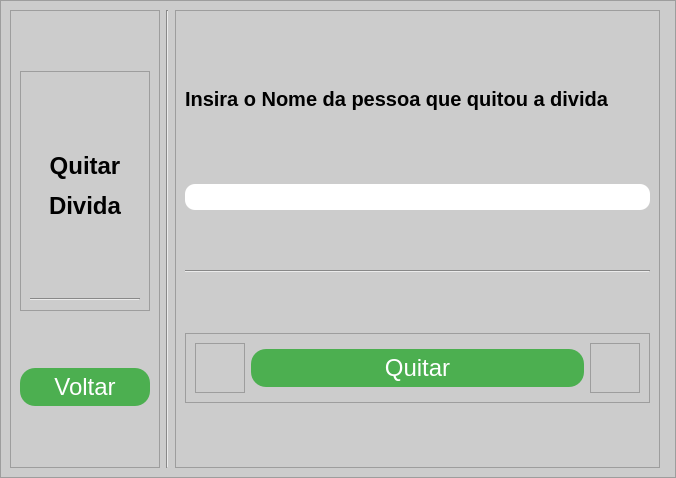
<?xml version="1.0" encoding="UTF-8"?>
<ui version="4.0">
 <class>InsertWindow</class>
 <widget class="QMainWindow" name="InsertWindow">
  <property name="geometry">
   <rect>
    <x>0</x>
    <y>0</y>
    <width>676</width>
    <height>478</height>
   </rect>
  </property>
  <property name="minimumSize">
   <size>
    <width>676</width>
    <height>478</height>
   </size>
  </property>
  <property name="maximumSize">
   <size>
    <width>676</width>
    <height>478</height>
   </size>
  </property>
  <property name="windowTitle">
   <string>Inserir dados</string>
  </property>
  <widget class="QWidget" name="centralwidget">
   <property name="minimumSize">
    <size>
     <width>0</width>
     <height>0</height>
    </size>
   </property>
   <layout class="QVBoxLayout" name="verticalLayout">
    <property name="spacing">
     <number>0</number>
    </property>
    <property name="leftMargin">
     <number>0</number>
    </property>
    <property name="topMargin">
     <number>0</number>
    </property>
    <property name="rightMargin">
     <number>0</number>
    </property>
    <property name="bottomMargin">
     <number>0</number>
    </property>
    <item>
     <widget class="QFrame" name="frame">
      <property name="minimumSize">
       <size>
        <width>0</width>
        <height>0</height>
       </size>
      </property>
      <property name="maximumSize">
       <size>
        <width>6526262</width>
        <height>16777215</height>
       </size>
      </property>
      <property name="styleSheet">
       <string notr="true">background-color: rgb(204, 204, 204);</string>
      </property>
      <property name="frameShape">
       <enum>QFrame::StyledPanel</enum>
      </property>
      <property name="frameShadow">
       <enum>QFrame::Raised</enum>
      </property>
      <layout class="QHBoxLayout" name="horizontalLayout">
       <item>
        <widget class="QFrame" name="frame_2">
         <property name="minimumSize">
          <size>
           <width>150</width>
           <height>0</height>
          </size>
         </property>
         <property name="maximumSize">
          <size>
           <width>150</width>
           <height>16777215</height>
          </size>
         </property>
         <property name="frameShape">
          <enum>QFrame::StyledPanel</enum>
         </property>
         <property name="frameShadow">
          <enum>QFrame::Raised</enum>
         </property>
         <layout class="QVBoxLayout" name="verticalLayout_3">
          <item>
           <widget class="QFrame" name="frame_8">
            <property name="maximumSize">
             <size>
              <width>16777215</width>
              <height>240</height>
             </size>
            </property>
            <property name="frameShape">
             <enum>QFrame::StyledPanel</enum>
            </property>
            <property name="frameShadow">
             <enum>QFrame::Raised</enum>
            </property>
            <layout class="QVBoxLayout" name="verticalLayout_4">
             <item>
              <widget class="QLabel" name="label_4">
               <property name="text">
                <string>&lt;html&gt;&lt;head/&gt;&lt;body&gt;&lt;p align=&quot;center&quot;&gt;&lt;span style=&quot; font-size:18pt; font-weight:600;&quot;&gt;Quitar&lt;/span&gt;&lt;/p&gt;&lt;p align=&quot;center&quot;&gt;&lt;span style=&quot; font-size:18pt; font-weight:600;&quot;&gt;Divida&lt;/span&gt;&lt;/p&gt;&lt;/body&gt;&lt;/html&gt;</string>
               </property>
              </widget>
             </item>
             <item>
              <widget class="Line" name="line_3">
               <property name="orientation">
                <enum>Qt::Horizontal</enum>
               </property>
              </widget>
             </item>
            </layout>
           </widget>
          </item>
          <item>
           <widget class="QPushButton" name="pushButton_2">
            <property name="styleSheet">
             <string notr="true">QPushButton{
padding: 5px 25px;
font-size: 24px;
text-align: center;
color: #fff;
background-color: #4CAF50;
border-radius: 15px;
}


QPushButton:hover{
background-color: green;
}



QPushButton:pressed{
  background-color: #3e8e41;
}</string>
            </property>
            <property name="text">
             <string>Voltar</string>
            </property>
            <property name="icon">
             <iconset>
              <normaloff>Icons/Setapratras-removebg-preview.png</normaloff>Icons/Setapratras-removebg-preview.png</iconset>
            </property>
            <property name="iconSize">
             <size>
              <width>25</width>
              <height>15</height>
             </size>
            </property>
           </widget>
          </item>
         </layout>
        </widget>
       </item>
       <item>
        <widget class="Line" name="line_2">
         <property name="orientation">
          <enum>Qt::Vertical</enum>
         </property>
        </widget>
       </item>
       <item>
        <widget class="QFrame" name="frame_4">
         <property name="frameShape">
          <enum>QFrame::StyledPanel</enum>
         </property>
         <property name="frameShadow">
          <enum>QFrame::Raised</enum>
         </property>
         <layout class="QVBoxLayout" name="verticalLayout_2">
          <item>
           <widget class="QLabel" name="label_2">
            <property name="maximumSize">
             <size>
              <width>16777215</width>
              <height>50</height>
             </size>
            </property>
            <property name="styleSheet">
             <string notr="true">background-color: rgb(204, 204, 204);
font-size:20px;
font-weight: bold;
</string>
            </property>
            <property name="text">
             <string>Insira o Nome da pessoa que quitou a divida</string>
            </property>
           </widget>
          </item>
          <item>
           <widget class="QLineEdit" name="lineEdit">
            <property name="maximumSize">
             <size>
              <width>656566</width>
              <height>16777215</height>
             </size>
            </property>
            <property name="styleSheet">
             <string notr="true">
QLineEdit{
font-size: 20px;
text-align: center;
border-radius: 10px;
background-color: rgb(255, 255, 255);
}</string>
            </property>
           </widget>
          </item>
          <item>
           <widget class="Line" name="line">
            <property name="orientation">
             <enum>Qt::Horizontal</enum>
            </property>
           </widget>
          </item>
          <item>
           <widget class="QFrame" name="frame_5">
            <property name="maximumSize">
             <size>
              <width>16777215</width>
              <height>70</height>
             </size>
            </property>
            <property name="frameShape">
             <enum>QFrame::StyledPanel</enum>
            </property>
            <property name="frameShadow">
             <enum>QFrame::Raised</enum>
            </property>
            <layout class="QHBoxLayout" name="horizontalLayout_2">
             <item>
              <widget class="QFrame" name="frame_6">
               <property name="maximumSize">
                <size>
                 <width>50</width>
                 <height>16777215</height>
                </size>
               </property>
               <property name="frameShape">
                <enum>QFrame::StyledPanel</enum>
               </property>
               <property name="frameShadow">
                <enum>QFrame::Raised</enum>
               </property>
              </widget>
             </item>
             <item>
              <widget class="QPushButton" name="pushButton">
               <property name="styleSheet">
                <string notr="true">QPushButton{
padding: 5px 25px;
font-size: 24px;
text-align: center;
color: #fff;
background-color: #4CAF50;
border-radius: 15px;
}


QPushButton:hover{
background-color: green;
}



QPushButton:pressed{
  background-color: #3e8e41;
}</string>
               </property>
               <property name="text">
                <string>Quitar</string>
               </property>
               <property name="icon">
                <iconset>
                 <normaloff>../Icons/deleteicon-removebg-preview-removebg-preview.png</normaloff>../Icons/deleteicon-removebg-preview-removebg-preview.png</iconset>
               </property>
               <property name="iconSize">
                <size>
                 <width>40</width>
                 <height>25</height>
                </size>
               </property>
              </widget>
             </item>
             <item>
              <widget class="QFrame" name="frame_7">
               <property name="maximumSize">
                <size>
                 <width>50</width>
                 <height>16777215</height>
                </size>
               </property>
               <property name="frameShape">
                <enum>QFrame::StyledPanel</enum>
               </property>
               <property name="frameShadow">
                <enum>QFrame::Raised</enum>
               </property>
              </widget>
             </item>
            </layout>
           </widget>
          </item>
         </layout>
        </widget>
       </item>
       <item>
        <widget class="QFrame" name="frame_3">
         <property name="minimumSize">
          <size>
           <width>0</width>
           <height>0</height>
          </size>
         </property>
         <property name="maximumSize">
          <size>
           <width>150</width>
           <height>16777215</height>
          </size>
         </property>
         <property name="frameShape">
          <enum>QFrame::StyledPanel</enum>
         </property>
         <property name="frameShadow">
          <enum>QFrame::Raised</enum>
         </property>
        </widget>
       </item>
      </layout>
     </widget>
    </item>
   </layout>
  </widget>
 </widget>
 <resources/>
 <connections/>
</ui>
